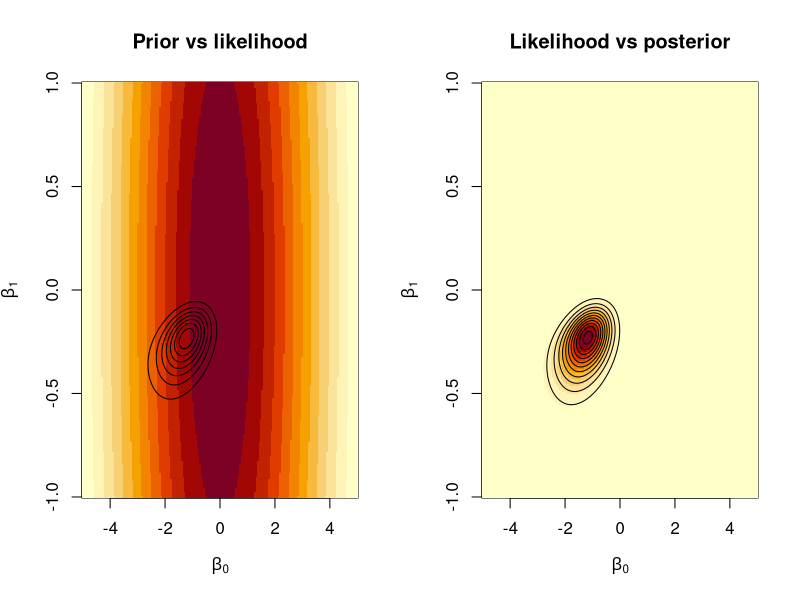
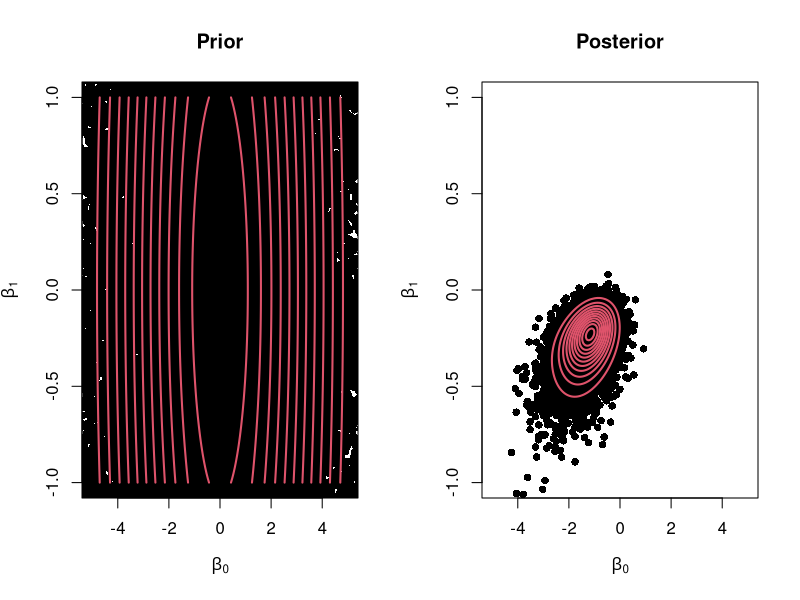
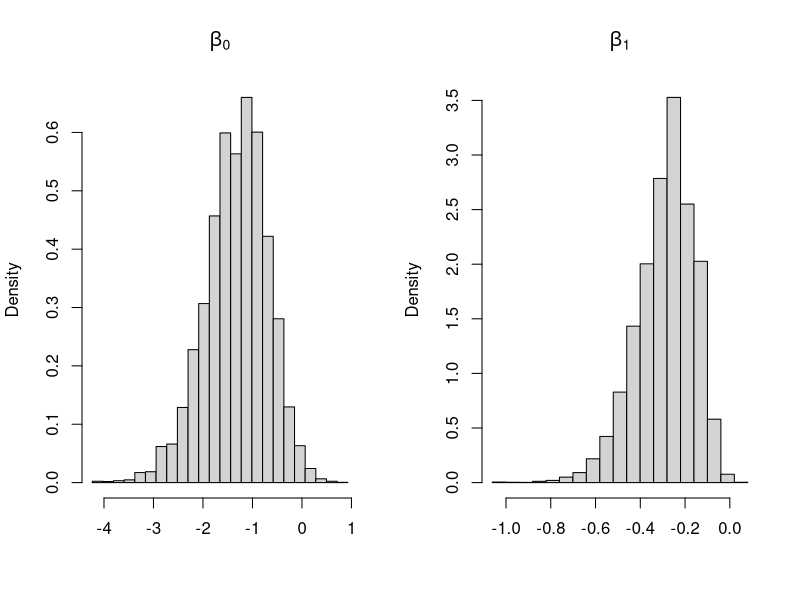
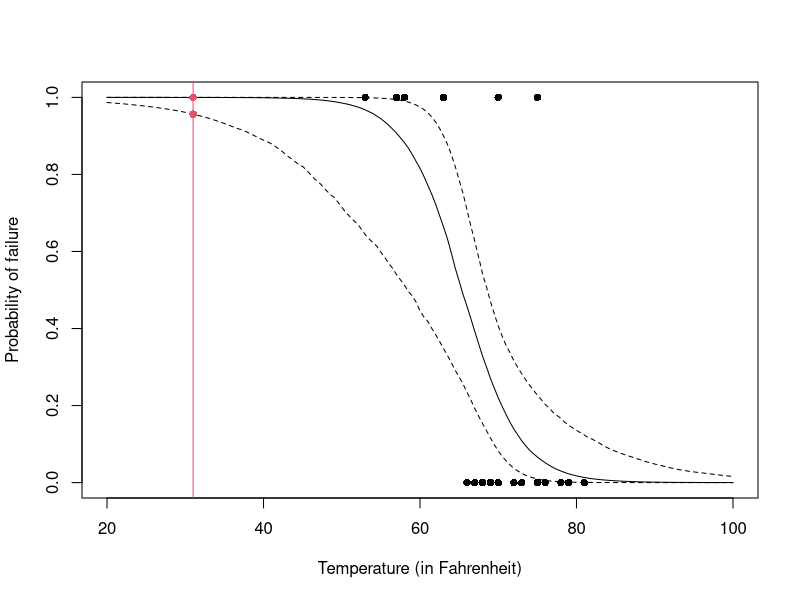

The R script that drew these images, in order:
############################################################################################
#
#  Bayesian logistic regression implementation in R
prior = function(a,b){dnorm(a,m0[1],D0[1])*dnorm(b,m0[2],D0[2])}
like  = function(a,b){prod(exp((a+b*tc)*y)/(1+exp(a+b*tc)))}
fun   = function(b){prior(b)*like(b)}
post  = function(b){prior(b)*like(b)/py}

y    = c(1,1,1,1,0,0,0,0,0,0,0,0,1,1,0,0,0,1,0,0,0,0,0)
t    = c(53,57,58,63,66,67,67,67,68,69,70,70,70,70,72,73,75,75,76,76,78,79,81)
tbar = 70
tc   = t - tbar

# Prior hyperparameters
m0 = c(0,0)
C0 = c(10,10)
D0 = sqrt(C0)

# Prior density and likelihood function
# -------------------------------------
N  = 200
as = seq(-5,5,length=N)
bs = seq(-1,1,length=N)
p  = matrix(0,N,N)
l  = matrix(0,N,N)
po = matrix(0,N,N)
for (i in 1:N){
  for (j in 1:N){
    p[i,j] = prior(as[i],bs[j])
    l[i,j] = like(as[i],bs[j])
    po[i,j] = p[i,j]*l[i,j]
  }
}

par(mfrow=c(1,2))
image(as,bs,p,xlab=expression(beta[0]),ylab=expression(beta[1]))
contour(as,bs,l,xlab=expression(beta[0]),ylab=expression(beta[1]),drawlabels=FALSE,add=TRUE)
title("Prior vs likelihood")
image(as,bs,l,xlab=expression(beta[0]),ylab=expression(beta[1]))
contour(as,bs,po,xlab=expression(beta[0]),ylab=expression(beta[1]),drawlabels=FALSE,add=TRUE)
title("Likelihood vs posterior")

# Sampling from p(beta|y) by SIR
# ------------------------------
set.seed(121464)
M   = 100000
M1  = 10000
as1 = rnorm(M,m0[1],D0[1])
bs1 = rnorm(M,m0[2],D0[2])
l1  = rep(0,M)
for (i in 1:M)
  l1[i] = like(as1[i],bs1[i])
w       = l1/sum(l1)
ind     = sample(1:M,size=M1,replace=TRUE,prob=w)
as2  = as1[ind]
bs2  = bs1[ind]

par(mfrow=c(1,2))
plot(as1,bs1,xlim=range(as),ylim=range(bs),pch=16,xlab=expression(beta[0]),ylab=expression(beta[1]))
contour(as,bs,p,add=TRUE,col=2,lwd=2,drawlabels=FALSE)
title("Prior")
plot(as2,bs2,xlim=range(as),ylim=range(bs),pch=16,xlab=expression(beta[0]),ylab=expression(beta[1]))
contour(as,bs,po,add=TRUE,col=2,lwd=2,drawlabels=FALSE)
title("Posterior")

par(mfrow=c(1,2))
hist(as2,breaks=seq(min(as2),max(as2),length=25),main=expression(beta[0]),xlab="",prob=TRUE)
hist(bs2,breaks=seq(min(bs2),max(bs2),length=20),main=expression(beta[1]),xlab="",prob=TRUE)

# Posterior summaries
# -------------------
round(rbind(
c(mean(as2),median(as2),sqrt(var(as2)),quantile(as2,c(0.025,0.975))),
c(mean(bs2),median(bs2),sqrt(var(bs2)),quantile(bs2,c(0.025,0.975)))),4)

# Posterior predictive
# --------------------
ts = seq(20,100,by=0.5)-tbar
nt = length(ts)
ps = NULL
pp = NULL
for (i in 1:nt){
  A  = exp(as2+bs2*ts[i])
  pp = cbind(pp,A/(1+A))
}
quants = apply(pp,2,quantile,c(0.05,0.5,0.95))

par(mfrow=c(1,1))
plot(ts+tbar,quants[2,],ylab="Probability of failure",
     xlab="Temperature (in Fahrenheit)",ylim=range(quants),type="l")
lines(ts+tbar,quants[1,],lty=2)
lines(ts+tbar,quants[3,],lty=2)
points(t,y,pch=16)
points(31,quants[1,23],col=2,pch=16)
points(31,quants[2,23],col=2,pch=16)
points(31,quants[3,23],col=2,pch=16)
abline(v=31,col=2)

quantile(pp[,23],c(0.025,0.5,0.975))






